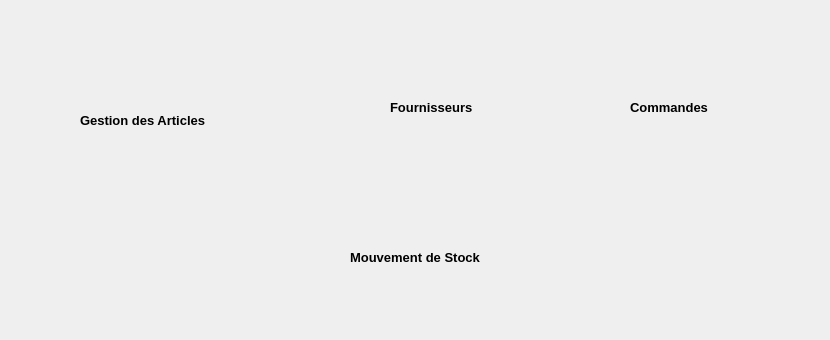
<?xml version="1.0" encoding="UTF-8"?>
<ui version="4.0">
 <class>gestion_stock</class>
 <widget class="QDialog" name="gestion_stock">
  <property name="geometry">
   <rect>
    <x>0</x>
    <y>0</y>
    <width>830</width>
    <height>340</height>
   </rect>
  </property>
  <property name="windowTitle">
   <string>Gestion de Stock</string>
  </property>
  <property name="styleSheet">
   <string notr="true"/>
  </property>
  <widget class="QPushButton" name="QuiPb">
   <property name="geometry">
    <rect>
     <x>790</x>
     <y>0</y>
     <width>41</width>
     <height>41</height>
    </rect>
   </property>
   <property name="cursor">
    <cursorShape>PointingHandCursor</cursorShape>
   </property>
   <property name="text">
    <string/>
   </property>
   <property name="icon">
    <iconset resource="Images.qrc">
     <normaloff>:/icon/Icon/exit.png</normaloff>:/icon/Icon/exit.png</iconset>
   </property>
   <property name="iconSize">
    <size>
     <width>30</width>
     <height>40</height>
    </size>
   </property>
   <property name="flat">
    <bool>true</bool>
   </property>
  </widget>
  <widget class="QPushButton" name="LivrPB">
   <property name="geometry">
    <rect>
     <x>380</x>
     <y>170</y>
     <width>81</width>
     <height>61</height>
    </rect>
   </property>
   <property name="cursor">
    <cursorShape>PointingHandCursor</cursorShape>
   </property>
   <property name="text">
    <string/>
   </property>
   <property name="icon">
    <iconset resource="Images.qrc">
     <normaloff>:/icon/Icon/66.png</normaloff>:/icon/Icon/66.png</iconset>
   </property>
   <property name="iconSize">
    <size>
     <width>64</width>
     <height>64</height>
    </size>
   </property>
   <property name="flat">
    <bool>true</bool>
   </property>
  </widget>
  <widget class="QPushButton" name="FourPB">
   <property name="geometry">
    <rect>
     <x>400</x>
     <y>20</y>
     <width>61</width>
     <height>61</height>
    </rect>
   </property>
   <property name="text">
    <string/>
   </property>
   <property name="icon">
    <iconset resource="Images.qrc">
     <normaloff>:/icon/Icon/47.png</normaloff>:/icon/Icon/47.png</iconset>
   </property>
   <property name="iconSize">
    <size>
     <width>64</width>
     <height>64</height>
    </size>
   </property>
   <property name="flat">
    <bool>true</bool>
   </property>
  </widget>
  <widget class="QPushButton" name="CommandePB">
   <property name="geometry">
    <rect>
     <x>630</x>
     <y>20</y>
     <width>81</width>
     <height>51</height>
    </rect>
   </property>
   <property name="text">
    <string/>
   </property>
   <property name="icon">
    <iconset resource="Images.qrc">
     <normaloff>:/icon/Icon/78.png</normaloff>:/icon/Icon/78.png</iconset>
   </property>
   <property name="iconSize">
    <size>
     <width>64</width>
     <height>64</height>
    </size>
   </property>
   <property name="flat">
    <bool>true</bool>
   </property>
  </widget>
  <widget class="QPushButton" name="Gestion_ArticlespB">
   <property name="geometry">
    <rect>
     <x>100</x>
     <y>30</y>
     <width>81</width>
     <height>61</height>
    </rect>
   </property>
   <property name="cursor">
    <cursorShape>PointingHandCursor</cursorShape>
   </property>
   <property name="text">
    <string/>
   </property>
   <property name="icon">
    <iconset resource="Images.qrc">
     <normaloff>:/icon/Icon/336.png</normaloff>:/icon/Icon/336.png</iconset>
   </property>
   <property name="iconSize">
    <size>
     <width>64</width>
     <height>64</height>
    </size>
   </property>
   <property name="flat">
    <bool>true</bool>
   </property>
  </widget>
  <widget class="QLabel" name="label">
   <property name="geometry">
    <rect>
     <x>-80</x>
     <y>-10</y>
     <width>921</width>
     <height>351</height>
    </rect>
   </property>
   <property name="text">
    <string/>
   </property>
   <property name="pixmap">
    <pixmap resource="Images.qrc">:/Arriere/images/interface_gestion_stock.png</pixmap>
   </property>
  </widget>
  <widget class="QLabel" name="label_2">
   <property name="geometry">
    <rect>
     <x>80</x>
     <y>110</y>
     <width>131</width>
     <height>21</height>
    </rect>
   </property>
   <property name="text">
    <string>&lt;!DOCTYPE HTML PUBLIC &quot;-//W3C//DTD HTML 4.0//EN&quot; &quot;http://www.w3.org/TR/REC-html40/strict.dtd&quot;&gt;
&lt;html&gt;&lt;head&gt;&lt;meta name=&quot;qrichtext&quot; content=&quot;1&quot; /&gt;&lt;style type=&quot;text/css&quot;&gt;
p, li { white-space: pre-wrap; }
&lt;/style&gt;&lt;/head&gt;&lt;body style=&quot; font-family:'MS Shell Dlg 2'; font-size:8.25pt; font-weight:400; font-style:normal;&quot;&gt;
&lt;p style=&quot; margin-top:0px; margin-bottom:0px; margin-left:0px; margin-right:0px; -qt-block-indent:0; text-indent:0px;&quot;&gt;&lt;span style=&quot; font-size:10pt; font-weight:600; color:#000000;&quot;&gt;Gestion des Articles &lt;/span&gt;&lt;/p&gt;&lt;/body&gt;&lt;/html&gt;</string>
   </property>
  </widget>
  <widget class="QLabel" name="label_3">
   <property name="geometry">
    <rect>
     <x>350</x>
     <y>250</y>
     <width>141</width>
     <height>16</height>
    </rect>
   </property>
   <property name="text">
    <string>&lt;!DOCTYPE HTML PUBLIC &quot;-//W3C//DTD HTML 4.0//EN&quot; &quot;http://www.w3.org/TR/REC-html40/strict.dtd&quot;&gt;
&lt;html&gt;&lt;head&gt;&lt;meta name=&quot;qrichtext&quot; content=&quot;1&quot; /&gt;&lt;style type=&quot;text/css&quot;&gt;
p, li { white-space: pre-wrap; }
&lt;/style&gt;&lt;/head&gt;&lt;body style=&quot; font-family:'MS Shell Dlg 2'; font-size:8.25pt; font-weight:400; font-style:normal;&quot;&gt;
&lt;p style=&quot; margin-top:0px; margin-bottom:0px; margin-left:0px; margin-right:0px; -qt-block-indent:0; text-indent:0px;&quot;&gt;&lt;span style=&quot; font-size:10pt; font-weight:600; color:#000000;&quot;&gt;Mouvement de Stock &lt;/span&gt;&lt;/p&gt;&lt;/body&gt;&lt;/html&gt;</string>
   </property>
  </widget>
  <widget class="QLabel" name="label_4">
   <property name="geometry">
    <rect>
     <x>390</x>
     <y>100</y>
     <width>91</width>
     <height>16</height>
    </rect>
   </property>
   <property name="text">
    <string>&lt;!DOCTYPE HTML PUBLIC &quot;-//W3C//DTD HTML 4.0//EN&quot; &quot;http://www.w3.org/TR/REC-html40/strict.dtd&quot;&gt;
&lt;html&gt;&lt;head&gt;&lt;meta name=&quot;qrichtext&quot; content=&quot;1&quot; /&gt;&lt;style type=&quot;text/css&quot;&gt;
p, li { white-space: pre-wrap; }
&lt;/style&gt;&lt;/head&gt;&lt;body style=&quot; font-family:'MS Shell Dlg 2'; font-size:8.25pt; font-weight:400; font-style:normal;&quot;&gt;
&lt;p style=&quot; margin-top:0px; margin-bottom:0px; margin-left:0px; margin-right:0px; -qt-block-indent:0; text-indent:0px;&quot;&gt;&lt;span style=&quot; font-size:10pt; font-weight:600; color:#000000;&quot;&gt;Fournisseurs &lt;/span&gt;&lt;/p&gt;&lt;/body&gt;&lt;/html&gt;</string>
   </property>
  </widget>
  <widget class="QLabel" name="label_5">
   <property name="geometry">
    <rect>
     <x>630</x>
     <y>100</y>
     <width>81</width>
     <height>16</height>
    </rect>
   </property>
   <property name="text">
    <string>&lt;!DOCTYPE HTML PUBLIC &quot;-//W3C//DTD HTML 4.0//EN&quot; &quot;http://www.w3.org/TR/REC-html40/strict.dtd&quot;&gt;
&lt;html&gt;&lt;head&gt;&lt;meta name=&quot;qrichtext&quot; content=&quot;1&quot; /&gt;&lt;style type=&quot;text/css&quot;&gt;
p, li { white-space: pre-wrap; }
&lt;/style&gt;&lt;/head&gt;&lt;body style=&quot; font-family:'MS Shell Dlg 2'; font-size:8.25pt; font-weight:400; font-style:normal;&quot;&gt;
&lt;p style=&quot; margin-top:0px; margin-bottom:0px; margin-left:0px; margin-right:0px; -qt-block-indent:0; text-indent:0px;&quot;&gt;&lt;span style=&quot; font-size:10pt; font-weight:600; color:#000000;&quot;&gt;Commandes &lt;/span&gt;&lt;/p&gt;&lt;/body&gt;&lt;/html&gt;</string>
   </property>
  </widget>
  <zorder>label</zorder>
  <zorder>QuiPb</zorder>
  <zorder>LivrPB</zorder>
  <zorder>FourPB</zorder>
  <zorder>CommandePB</zorder>
  <zorder>Gestion_ArticlespB</zorder>
  <zorder>label_2</zorder>
  <zorder>label_3</zorder>
  <zorder>label_4</zorder>
  <zorder>label_5</zorder>
 </widget>
 <resources>
  <include location="Images.qrc"/>
 </resources>
 <connections/>
</ui>
